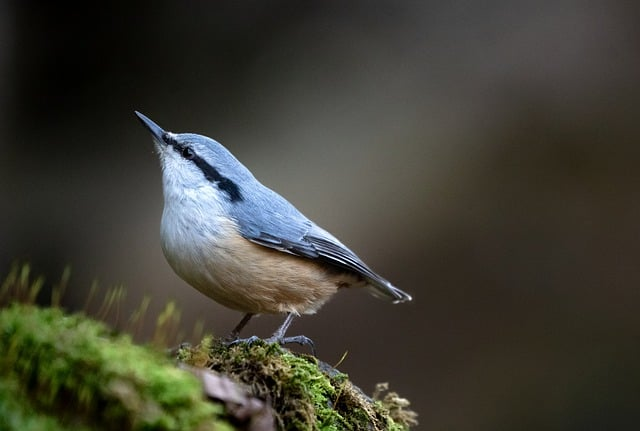
#> input picture photos/bird.jpg, 640 x 431 px
$ python basics.py
#> lines starting #> are read from the running program, lines starting #| are printed output that depends on the picture; after the words box and inside, x2 and y2 are one past the last pixel; in counts of white or black regions, pixels touching at a corner belong together
import cv2 as cv

img = cv.imread('photos/bird.jpg')
#> img is the input picture: shape (431, 640, 3); mean B, G, R 51.9, 62.4, 63.2


#Converting to grayscale
gray = cv.cvtColor(img, cv.COLOR_BGR2GRAY)
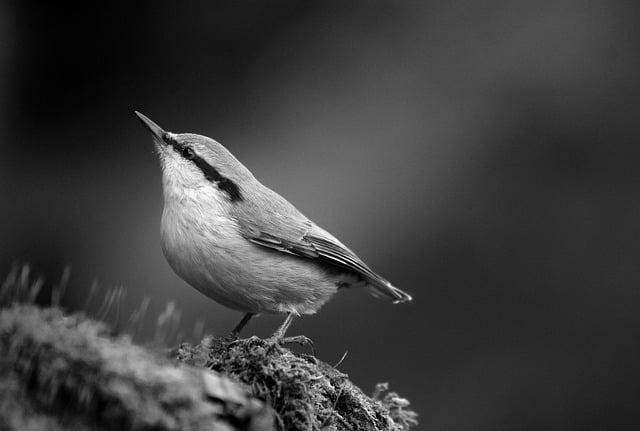
#> gray: shape (431, 640); min 0, max 254, mean 61.5
#cv.imshow('image',gray)

#Blur                     odd number
blur = cv.GaussianBlur(img, (7,7), cv.BORDER_DEFAULT)
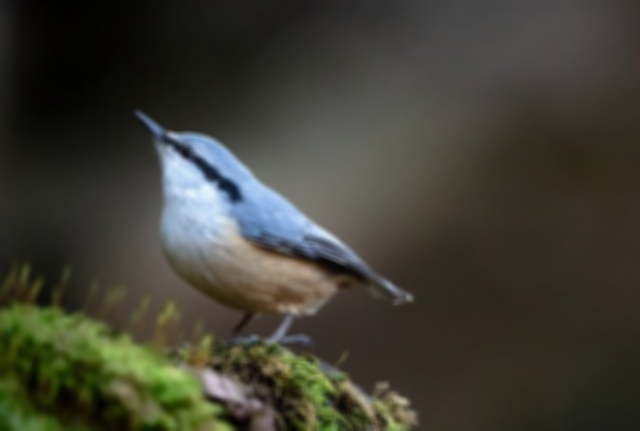
#> blur: shape (431, 640, 3); mean B, G, R 51.9, 62.4, 63.2

#Edge cascading
canny = cv.Canny(blur, 125, 135)
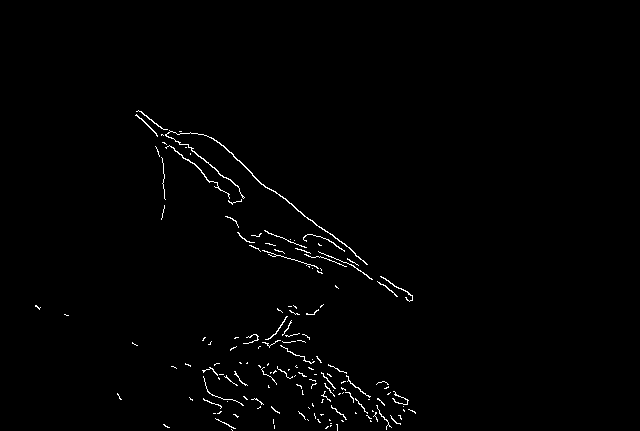
#> canny: shape (431, 640); 0.99% white in thin lines or dots, all inside (x1, y1, x2, y2) = (35, 110, 416, 431)
cv.imshow("cascading", canny)

#Dilating the image
dilated = cv.dilate(canny, (7,7), iterations=9)
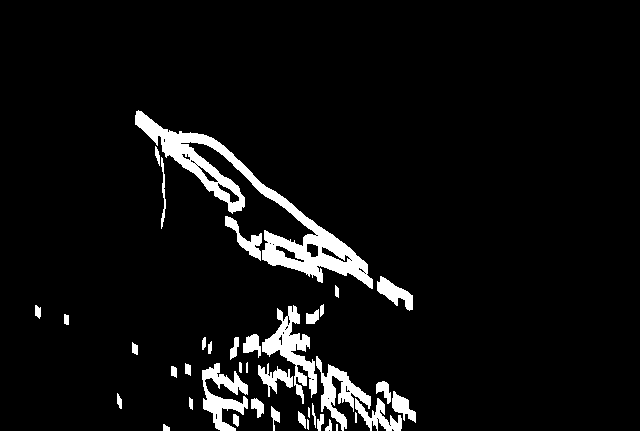
#> dilated: shape (431, 640); 5.9% white; 40 white regions (1 under 20 px), largest, box (x1, y1, x2, y2) and area: (135, 110, 373, 289) 6854, (262, 305, 317, 404) 1862, (202, 363, 248, 431) 1441
cv.imshow('dilated', dilated)

#Eroding
eroded = cv.erode(dilated, (7,7), iterations=9)
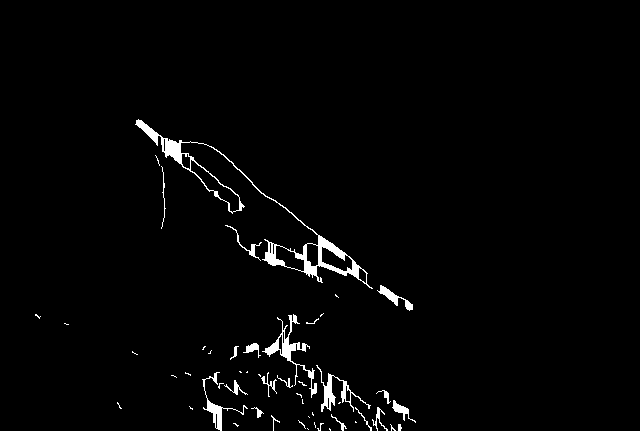
#> eroded: shape (431, 640); 2% white; 51 white regions (30 under 20 px), largest, box (x1, y1, x2, y2) and area: (135, 119, 373, 289) 2318, (262, 314, 317, 398) 716, (316, 365, 371, 412) 476
cv.imshow("eroded",eroded)

#Resize
resized = cv.resize(img, (500,79), interpolation= cv.INTER_AREA)#cv.iner_area better for scale down and cV.inter_cibuc for scale up the frame
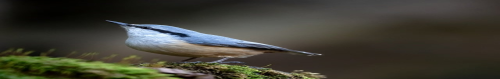
#> resized: shape (79, 500, 3); mean B, G, R 51.9, 62.4, 63.2
cv.imshow("resized", resized)

#Cropping
cropped = img[50:200, 300:500]
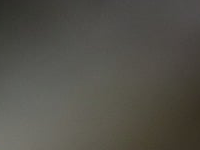
#> cropped: shape (150, 200, 3); mean B, G, R 73.5, 80.7, 82.5
cv.imshow("crroped", cropped)

cv.imshow("blur",blur)
cv.imshow("image",img)

cv.waitKey(0)
